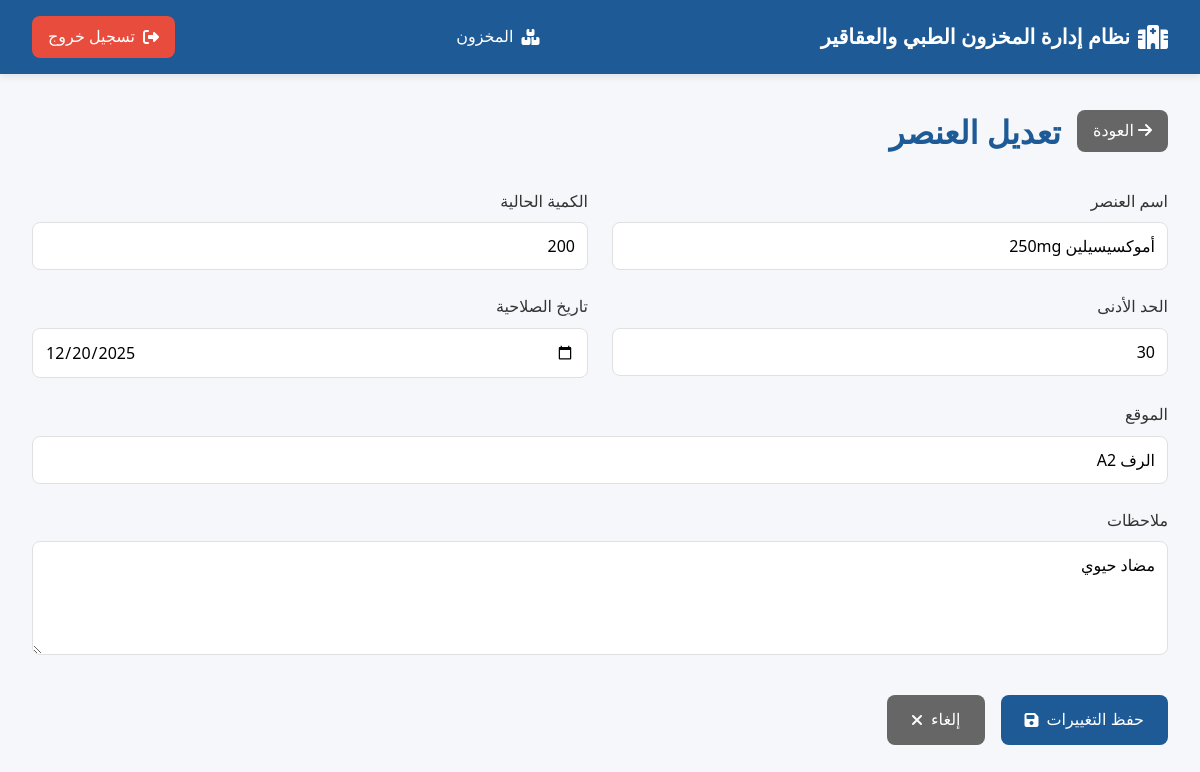
Screenshot of /index.php?page=edit-item&id=2 (signed in) with the database file from the repository.
### tables this page shows
CREATE TABLE `items` (
  `item_id` int(11) NOT NULL,
  `name` varchar(150) NOT NULL,
  `batch_number` varchar(50) NOT NULL,
  `quantity` int(11) NOT NULL DEFAULT 0,
  `min_quantity` int(11) NOT NULL DEFAULT 10,
  `department` varchar(100) DEFAULT NULL,
  `expiry_date` date NOT NULL,
  `location` varchar(100) DEFAULT NULL,
  `barcode` varchar(100) DEFAULT NULL,
  `notes` text DEFAULT NULL,
  `supplier_id` int(11) DEFAULT NULL,
  `category` varchar(100) DEFAULT NULL,
  `unit_price` decimal(10,2) DEFAULT NULL,
  `is_active` tinyint(1) DEFAULT 1,
  `created_at` timestamp NOT NULL DEFAULT current_timestamp(),
  `updated_at` timestamp NOT NULL DEFAULT current_timestamp() ON UPDATE current_timestamp()
);

### config.php (called while the page is built, shortened)
<?php
function escape($data) {
    return htmlspecialchars($data, ENT_QUOTES, 'UTF-8');
}
?>

### pages/edit-item.php (the view, shortened to what this page needs)
<?php
$item_id = $_GET['id'] ?? 0;
$stmt = $pdo->prepare("SELECT * FROM items WHERE item_id = ? AND is_active = 1");
$stmt->execute([$item_id]);
$item = $stmt->fetch();
?>
<!DOCTYPE html>
<html lang="ar" dir="rtl">
<head>
    <link rel="stylesheet" href="css/style.css">
    <link rel="stylesheet" href="https://cdnjs.cloudflare.com/ajax/libs/font-awesome/6.4.0/css/all.min.css">
</head>
<body>
    <div class="dashboard-container">
        <header class="navbar">
            <div class="navbar-content">
                <div class="navbar-brand">
                    <i class="fas fa-hospital"></i>
                    <span><?php echo SITE_NAME; ?></span>
                </div>
                <nav class="navbar-menu">
                    <ul>
                        <li><a href="index.php?page=inventory"><i class="fas fa-boxes"></i> المخزون</a></li>
                    </ul>
                </nav>
                <div class="navbar-user">
                    <a href="index.php?page=logout" class="btn-logout">
                        <i class="fas fa-sign-out-alt"></i> تسجيل خروج
                    </a>
                </div>
            </div>
        </header>
        <main class="dashboard-content">
            <div class="container">
                <div class="page-header">
                    <a href="index.php?page=inventory" class="btn-back">
                        <i class="fas fa-arrow-right"></i> العودة
                    </a>
                    <h1>تعديل العنصر</h1>
                </div>
                <?php if ($item): ?>
                    <form method="POST" class="form-container">
                        <div class="form-row">
                            <div class="form-group form-half">
                                <label for="name">اسم العنصر</label>
                                <input type="text" id="name" name="name" class="form-control" value="<?php echo escape($item['name']); ?>">
                            </div>
                            <div class="form-group form-half">
                                <label for="quantity">الكمية الحالية</label>
                                <input type="number" id="quantity" name="quantity" class="form-control" value="<?php echo $item['quantity']; ?>">
                            </div>
                        </div>
                        <div class="form-row">
                            <div class="form-group form-half">
                                <label for="min_quantity">الحد الأدنى</label>
                                <input type="number" id="min_quantity" name="min_quantity" class="form-control" value="<?php echo $item['min_quantity']; ?>">
                            </div>
                            <div class="form-group form-half">
                                <label for="expiry_date">تاريخ الصلاحية</label>
                                <input type="date" id="expiry_date" name="expiry_date" class="form-control" value="<?php echo $item['expiry_date']; ?>">
                            </div>
                        </div>
                        <div class="form-row">
                            <div class="form-group form-full">
                                <label for="location">الموقع</label>
                                <input type="text" id="location" name="location" class="form-control" value="<?php echo escape($item['location']); ?>">
                            </div>
                        </div>
                        <div class="form-row">
                            <div class="form-group form-full">
                                <label for="notes">ملاحظات</label>
                                <textarea id="notes" name="notes" class="form-control" rows="4"><?php echo escape($item['notes']); ?></textarea>
                            </div>
                        </div>
                        <div class="form-actions">
                            <button type="submit" class="btn btn-primary">
                                <i class="fas fa-save"></i> حفظ التغييرات
                            </button>
                            <a href="index.php?page=inventory" class="btn btn-secondary">
                                <i class="fas fa-times"></i> إلغاء
                            </a>
                        </div>
                    </form>
                <?php endif; ?>
            </div>
        </main>
    </div>
</body>
</html>

### css/style.css (style rules this page uses)
:root { --primary-color: #1e5a96; --primary-light: #2e7ab5; --primary-dark: #0d3d66; --secondary-color: #27ae60; --danger-color: #e74c3c; --warning-color: #f39c12; --info-color: #3498db; --bg-color: #f5f7fa; --text-color: #333; --text-light: #666; --border-color: #e0e0e0; --white: #ffffff; --spacing: 1rem; --radius: 8px; --shadow: 0 2px 8px rgba(0, 0, 0, 0.1); }
* { margin: 0; padding: 0; box-sizing: border-box; }
body { font-family: "Segoe UI", Tahoma, Geneva, Verdana, sans-serif; color: var(--text-color); background-color: var(--bg-color); line-height: 1.6; }
.navbar { background-color: var(--primary-color); color: var(--white); box-shadow: var(--shadow); position: sticky; top: 0; z-index: 100; }
.navbar-content { display: flex; align-items: center; justify-content: space-between; padding: 1rem 2rem; max-width: 1400px; margin: 0 auto; }
.navbar-brand { display: flex; align-items: center; gap: 0.5rem; font-size: 1.3rem; font-weight: bold; }
.navbar-brand i { font-size: 1.5rem; }
.navbar-menu ul { display: flex; list-style: none; gap: 2rem; }
.navbar-menu a { color: var(--white); text-decoration: none; display: flex; align-items: center; gap: 0.5rem; padding: 0.5rem 1rem; border-radius: var(--radius); transition: all 0.3s ease; }
.navbar-user { display: flex; align-items: center; gap: 1rem; }
.btn-logout { background-color: var(--danger-color); color: var(--white); padding: 0.5rem 1rem; border-radius: var(--radius); text-decoration: none; display: flex; align-items: center; gap: 0.5rem; transition: all 0.3s ease; }
.form-control { padding: 0.75rem; border: 1px solid var(--border-color); border-radius: var(--radius); font-size: 1rem; transition: all 0.3s ease; font-family: inherit; }
.form-group { display: flex; flex-direction: column; gap: 0.5rem; }
.form-group label { font-weight: 500; color: var(--text-color); }
.form-row { display: grid; grid-template-columns: repeat(2, 1fr); gap: 1.5rem; }
.form-half { grid-column: span 1; }
.form-full { grid-column: span 2; }
.btn { padding: 0.75rem 1.5rem; border: none; border-radius: var(--radius); font-size: 1rem; cursor: pointer; transition: all 0.3s ease; display: inline-flex; align-items: center; gap: 0.5rem; text-decoration: none; font-weight: 500; }
.btn-primary { background-color: var(--primary-color); color: var(--white); }
.btn-secondary { background-color: var(--text-light); color: var(--white); }
.dashboard-container { display: flex; flex-direction: column; min-height: 100vh; }
.dashboard-content { flex: 1; padding: 2rem; }
.container { max-width: 1400px; margin: 0 auto; }
.page-header { display: flex; align-items: center; gap: 1rem; margin-bottom: 2rem; }
.page-header h1 { flex: 1; font-size: 2rem; color: var(--primary-color); }
.btn-back { background-color: var(--text-light); color: var(--white); padding: 0.5rem 1rem; text-decoration: none; border-radius: var(--radius); transition: all 0.3s ease; }
.form-container { display: flex; flex-direction: column; gap: 1.5rem; }
.form-actions { display: flex; gap: 1rem; margin-top: 1rem; }
[dir="rtl"] .navbar-menu ul { gap: 2rem; }
[dir="rtl"] .form-row { direction: rtl; }
[dir="rtl"] .btn { flex-direction: row-reverse; }
[dir="rtl"] .navbar-content { margin: 0 auto; direction: rtl; }

### rows the page displays
items: name "أموكسيسيلين 250mg", quantity "200", min_quantity "30", expiry_date "12/20/2025", location "الرف A2", notes "مضاد حيوي"

### other values shown
SITE_NAME "نظام إدارة المخزون الطبي والعقاقير"
